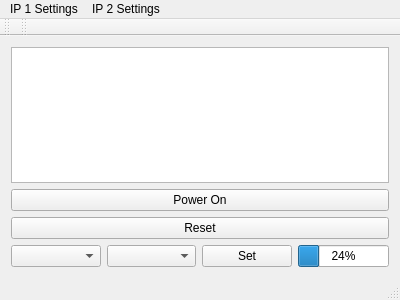
<?xml version="1.0" encoding="UTF-8"?>
<ui version="4.0">
 <class>MainWindow</class>
 <widget class="QMainWindow" name="MainWindow">
  <property name="geometry">
   <rect>
    <x>0</x>
    <y>0</y>
    <width>400</width>
    <height>300</height>
   </rect>
  </property>
  <property name="windowTitle">
   <string>MainWindow</string>
  </property>
  <widget class="QWidget" name="centralWidget">
   <layout class="QGridLayout" name="gridLayout">
    <item row="0" column="0">
     <widget class="QTextBrowser" name="textBrowser"/>
    </item>
    <item row="1" column="0" alignment="Qt::AlignBottom">
     <widget class="QPushButton" name="powerButton">
      <property name="text">
       <string>Power On</string>
      </property>
     </widget>
    </item>
    <item row="2" column="0" alignment="Qt::AlignBottom">
     <widget class="QPushButton" name="resetButton">
      <property name="text">
       <string>Reset</string>
      </property>
     </widget>
    </item>
    <item row="5" column="0">
     <layout class="QHBoxLayout" name="horizontalLayout">
      <item>
       <widget class="QComboBox" name="dsComboBox"/>
      </item>
      <item>
       <widget class="QComboBox" name="stateComboBox"/>
      </item>
      <item>
       <widget class="QPushButton" name="pushButton">
        <property name="text">
         <string>Set</string>
        </property>
       </widget>
      </item>
      <item alignment="Qt::AlignRight">
       <widget class="QProgressBar" name="progressBar">
        <property name="value">
         <number>24</number>
        </property>
       </widget>
      </item>
     </layout>
    </item>
   </layout>
  </widget>
  <widget class="QMenuBar" name="menuBar">
   <property name="geometry">
    <rect>
     <x>0</x>
     <y>0</y>
     <width>400</width>
     <height>20</height>
    </rect>
   </property>
   <widget class="QMenu" name="menuIP_1_Settings">
    <property name="title">
     <string>IP 1 Settings</string>
    </property>
    <addaction name="actionChange_IP_Address_1"/>
   </widget>
   <widget class="QMenu" name="menuIP_2_SEttings">
    <property name="title">
     <string>IP 2 Settings</string>
    </property>
    <addaction name="actionChange_IP_Address_2"/>
   </widget>
   <addaction name="menuIP_1_Settings"/>
   <addaction name="menuIP_2_SEttings"/>
  </widget>
  <widget class="QToolBar" name="mainToolBar">
   <attribute name="toolBarArea">
    <enum>TopToolBarArea</enum>
   </attribute>
   <attribute name="toolBarBreak">
    <bool>false</bool>
   </attribute>
  </widget>
  <widget class="QStatusBar" name="statusBar"/>
  <widget class="QToolBar" name="toolBar">
   <property name="windowTitle">
    <string>toolBar</string>
   </property>
   <attribute name="toolBarArea">
    <enum>TopToolBarArea</enum>
   </attribute>
   <attribute name="toolBarBreak">
    <bool>false</bool>
   </attribute>
  </widget>
  <action name="actionChange_IP_Address_2">
   <property name="text">
    <string>Change IP Address</string>
   </property>
  </action>
  <action name="actionChange_IP_Address_1">
   <property name="text">
    <string>Change IP Address</string>
   </property>
  </action>
 </widget>
 <layoutdefault spacing="6" margin="11"/>
 <resources/>
 <connections/>
</ui>
